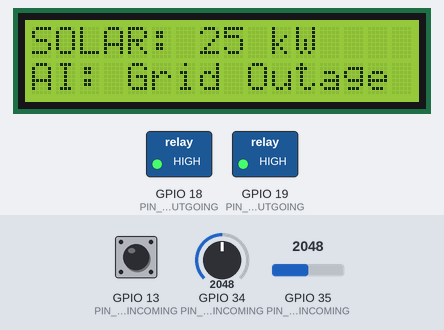
Recording of a sketch running on a simulated ESP32. Parts: 16×2 character LCD, switched loads named in the sketch (green lamp = pin HIGH). The test bench sets the inputs (shaded band); at power-on: GPIO 34 (PIN_BATTERY_INCOMING) = 2048, GPIO 13 (PIN_GRID_INCOMING) LOW, GPIO 35 (PIN_SOLAR_INCOMING) = 2048. WiFi joins after 1.5 s; servers stay silent unless stated; uploads are accepted with an empty reply; what the sketch prints to the serial monitor is not drawn.

Above: at 6.3 s.
6.4 s: GPIO 34 (PIN_BATTERY_INCOMING) set to 649
At 7.6 s:
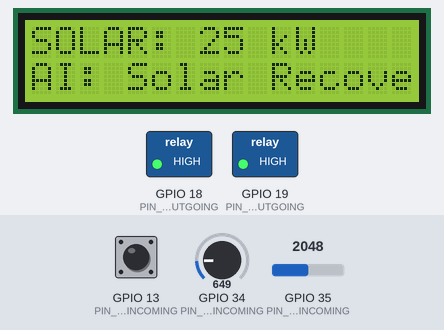
10.1 s: GPIO 34 (PIN_BATTERY_INCOMING) set to 578
At 12.6 s:
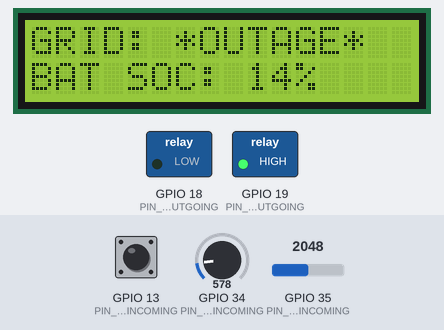
13.6 s: GPIO 13 (PIN_GRID_INCOMING) pulled HIGH for 1.35 s
At 16.5 s:
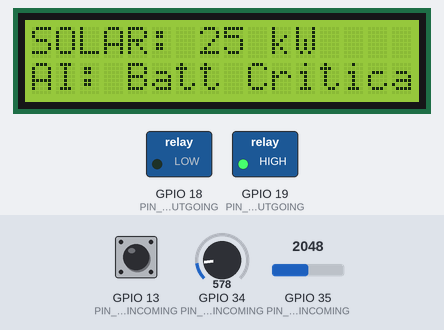
19.2 s: GPIO 13 (PIN_GRID_INCOMING) pulled HIGH for 3.2 s
At 20.2 s:
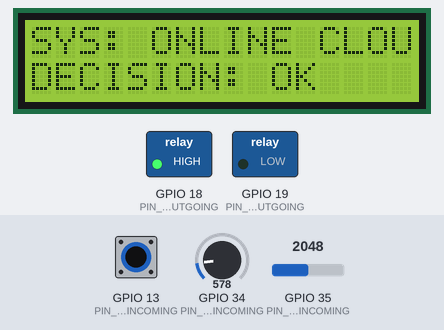
23.9 s: GPIO 34 (PIN_BATTERY_INCOMING) set to 1228
At 24.8 s:
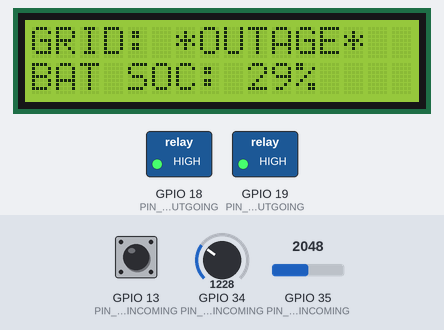
28.2 s: GPIO 35 (PIN_SOLAR_INCOMING) set to 1228
At 30.2 s:
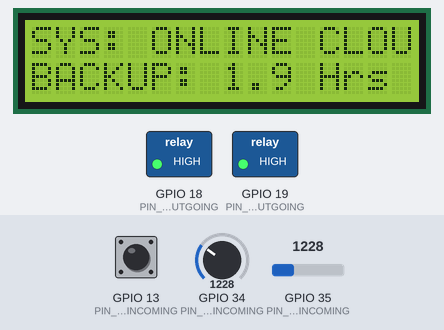
Timing chart, 0 to 31.7 s (numbered marks = the images above; inputs shaded):
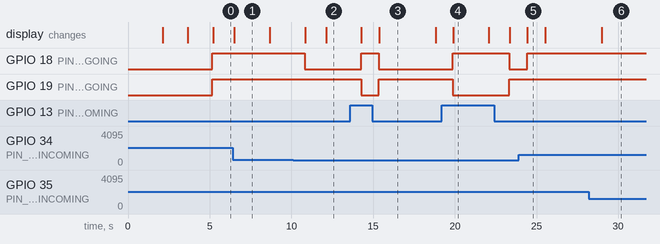

Measured:
- the behaviour switches between 615 and 614 on GPIO 34 (PIN_BATTERY_INCOMING) (found by bisection; images 1 and 2)
- after the input at 6.4 s, the display: changes after 0.11 s (image 1)
- after the input at 10.1 s, GPIO 18 (PIN_ESSENTIAL_OUTGOING): HIGH → LOW after 0.70 s; the display: first changes after 0.73 s (image 2 shows a later state)
- after the input at 13.6 s, GPIO 18 (PIN_ESSENTIAL_OUTGOING): LOW → HIGH after 0.66 s, → LOW 1.1 s later; GPIO 19 (PIN_NONESSENTIAL_OUTGOING): HIGH → LOW after 0.66 s, → HIGH 1.1 s later; the display: first changes after 0.67 s (image 3 shows a later state)
- after the input at 19.2 s, GPIO 18 (PIN_ESSENTIAL_OUTGOING): LOW → HIGH after 0.69 s, → LOW 3.5 s later; GPIO 19 (PIN_NONESSENTIAL_OUTGOING): HIGH → LOW after 0.69 s, → HIGH 3.5 s later; the display: changes after 0.72 s (image 4)
- after the input at 23.9 s, GPIO 18 (PIN_ESSENTIAL_OUTGOING): LOW → HIGH after 0.52 s; the display: changes after 0.55 s (image 5)
- what the display in image 1 shows lasts 2.2 s, from 6.5 s to 8.7 s

The sketch:

esp32-http-server.ino
```cpp
/**
 * CEE-AI: Community Energy AI Smart Gateway Controller
 * Visual Hardware Simulator Firmware for Wokwi (ESP32)
 *
 * Implements a complete local AI Decision Engine (Digital Twin)
 * that simulates a Virtual Power Plant (VPP) EMS controller.
 * Runs autonomously (offline mode) or posts telemetry to the
 * Next.js API endpoint when connected to Wi-Fi.
 */

#include <WiFi.h>
#include <HTTPClient.h>
#include <Wire.h>
#include <LiquidCrystal_I2C.h>
#include <ArduinoJson.h>

// ============================================================================
// 1. CONFIGURATION & CONSTANTS
// ============================================================================
namespace Config {
  // Wi-Fi Credentials for Wokwi Simulator
  const char* WIFI_SSID = "Wokwi-GUEST";
  const char* WIFI_PASSWORD = "";

  // Cloud API Endpoint URL (Next.js Telemetry Ingestion)
  // Maps to CEE-AI server-side ingest router
  const char* API_ENDPOINT = "http://localhost:3000/api/v1/telemetry/ingest";

  // Predefined Home ID matching seeded database records
  const char* HOME_ID = "home-rajesh-v104";

  // Pin Mapping (Matching diagram.json and README.md pinouts)
  const int PIN_GRID_INCOMING = 13;       // Slide Switch (High = Grid Online, Low = Outage)
  const int PIN_BATTERY_INCOMING = 34;    // Potentiometer (ADC1_CH6 - Battery SoC %)
  const int PIN_SOLAR_INCOMING = 35;      // LDR Sensor (ADC1_CH7 - Solar PV Input)

  const int PIN_ESSENTIAL_OUTGOING = 18;    // Relay 1: Essential Loads (Green LED)
  const int PIN_NONESSENTIAL_OUTGOING = 19;  // Relay 2: Non-Essential Loads (Red LED)

  // Simulation Timing Parameters
  const unsigned long SENSOR_POLL_INTERVAL_MS = 1000;
  const unsigned long LCD_ROTATE_INTERVAL_MS = 2500;
  const unsigned long CLOUD_UPLOAD_INTERVAL_MS = 5000;
}

// ============================================================================
// 2. DATA STRUCTURES & MOCK STORE
// ============================================================================
struct TelemetryData {
  bool gridOnline;
  int batterySoc;         // 0 to 100%
  int solarKw;            // 0 to 50 kW scaled peak
  float homeDemandKw;     // Calculated based on load state
  float gridImportKw;     // Calculated import
  float gridExportKw;     // Calculated export
  float batteryFlowKw;    // Positive = charging, negative = discharging
};

enum AIScenario {
  SCENARIO_SUNNY_DAY = 1,       // Normal Daytime, high solar, export excess
  SCENARIO_CLOUDY_AFTERNOON = 2, // Low solar, battery charges slowly
  SCENARIO_PEAK_EVENING = 3,    // Night peak, zero solar, peak-shaving discharge
  SCENARIO_GRID_FAILURE = 4,    // Outage, load shedding active
  SCENARIO_BATTERY_CRITICAL = 5, // Outage, battery empty, cutout safety
  SCENARIO_EMERGENCY_MODE = 6,  // Pre-charge battery before impending storm
  SCENARIO_SOLAR_RECOVERY = 7   // Outage, solar recovered, battery charging
};

const char* getScenarioName(AIScenario scenario) {
  switch (scenario) {
    case SCENARIO_SUNNY_DAY:       return "Sunny Day (VPP)";
    case SCENARIO_CLOUDY_AFTERNOON: return "Cloudy Aft (VPP)";
    case SCENARIO_PEAK_EVENING:    return "Peak Eve (Shave)";
    case SCENARIO_GRID_FAILURE:    return "Grid Outage (Bat)";
    case SCENARIO_BATTERY_CRITICAL: return "Batt Critical!";
    case SCENARIO_EMERGENCY_MODE:  return "Emergency Prechg";
    case SCENARIO_SOLAR_RECOVERY:  return "Solar Recovery";
    default:                       return "Offline Mode";
  }
}

// ============================================================================
// 3. SENSOR MANAGER
// ============================================================================
class SensorManager {
private:
  TelemetryData data;
public:
  void init() {
    pinMode(Config::PIN_GRID_INCOMING, INPUT_PULLUP);
    pinMode(Config::PIN_BATTERY_INCOMING, INPUT);
    pinMode(Config::PIN_SOLAR_INCOMING, INPUT);
  }

  void readSensors() {
    // 1. Grid Online State (Slide switch connected to GPIO 13)
    data.gridOnline = (digitalRead(Config::PIN_GRID_INCOMING) == HIGH);

    // 2. Battery State of Charge (Potentiometer read at GPIO 34, 12-bit resolution)
    int rawBattery = analogRead(Config::PIN_BATTERY_INCOMING);
    data.batterySoc = map(rawBattery, 0, 4095, 0, 100);
    // Clamp to valid range
    if (data.batterySoc < 0) data.batterySoc = 0;
    if (data.batterySoc > 100) data.batterySoc = 100;

    // 3. Solar PV Generation (LDR connected to GPIO 35, 12-bit resolution)
    int rawSolar = analogRead(Config::PIN_SOLAR_INCOMING);
    // Map to 0-50 kW peak solar capability
    data.solarKw = map(rawSolar, 0, 4095, 0, 50);
    if (data.solarKw < 0) data.solarKw = 0;
    if (data.solarKw > 50) data.solarKw = 50;
  }

  TelemetryData& getTelemetry() {
    return data;
  }
};

// ============================================================================
// 4. AI DECISION ENGINE
// ============================================================================
class AIDecisionEngine {
private:
  AIScenario activeScenario;
  bool essentialActive;
  bool nonEssentialActive;
  String decisionReason;

public:
  void init() {
    activeScenario = SCENARIO_SUNNY_DAY;
    essentialActive = true;
    nonEssentialActive = true;
    decisionReason = "Booting CEE-AI Core...";
  }

  void evaluate(TelemetryData& telemetry) {
    // Determine decision scenario dynamically based on physical/simulated inputs
    if (!telemetry.gridOnline) {
      // --- GRID OUTAGE ENVIRONMENT ---
      if (telemetry.batterySoc < 15) {
        // SCENARIO 5: Battery Critical
        // Severe deep discharge warning. Turn off all loads to protect battery cells.
        activeScenario = SCENARIO_BATTERY_CRITICAL;
        essentialActive = false;
        nonEssentialActive = false;
        telemetry.homeDemandKw = 0.0;
        telemetry.batteryFlowKw = 0.0;
        telemetry.gridImportKw = 0.0;
        telemetry.gridExportKw = 0.0;
        decisionReason = "Cutout triggered: Battery SOC below 15% safety limit.";
      }
      else if (telemetry.solarKw >= 25 && telemetry.batterySoc < 40) {
        // SCENARIO 7: Solar Recovery
        // Grid is down, but morning solar irradiance has recovered.
        // Direct solar to charge the battery while running essential loads.
        activeScenario = SCENARIO_SOLAR_RECOVERY;
        essentialActive = true;
        nonEssentialActive = false;
        telemetry.homeDemandKw = 1.5; // Essential loads active only
        telemetry.batteryFlowKw = telemetry.solarKw - telemetry.homeDemandKw; // Charge rate
        telemetry.gridImportKw = 0.0;
        telemetry.gridExportKw = 0.0;
        decisionReason = "Solar recovered. Charging battery pool + running essential loads.";
      }
      else {
        // SCENARIO 4: Grid Outage / Standard Outage Triage
        // Shed heavy loads (appliances/EV). Run essential circuits from battery storage.
        activeScenario = SCENARIO_GRID_FAILURE;
        essentialActive = true;
        nonEssentialActive = false;
        telemetry.homeDemandKw = 1.5;
        telemetry.batteryFlowKw = -1.5; // Discharge rate
        telemetry.gridImportKw = 0.0;
        telemetry.gridExportKw = 0.0;
        decisionReason = "Grid cut detected. Discharging battery to run essential loads.";
      }
    }
    else {
      // --- GRID ONLINE (NORMAL) ENVIRONMENT ---
      if (telemetry.solarKw < 5 && telemetry.batterySoc < 30) {
        // SCENARIO 6: Emergency Mode (Pre-charge / Outage warning)
        // High risk of outage during off-peak night. Prioritize charging battery pool.
        activeScenario = SCENARIO_EMERGENCY_MODE;
        essentialActive = true;
        nonEssentialActive = false; // Shed heavy loads to maximize charge speed
        telemetry.homeDemandKw = 1.5;
        telemetry.batteryFlowKw = 3.5; // Charging from grid
        telemetry.gridImportKw = telemetry.homeDemandKw + telemetry.batteryFlowKw;
        telemetry.gridExportKw = 0.0;
        decisionReason = "Low battery + pre-charge warning. Importing grid power to precharge.";
      }
      else if (telemetry.solarKw >= 35 && telemetry.batterySoc >= 90) {
        // SCENARIO 1: Sunny Day
        // Battery is fully charged. Exporting excess clean solar to neighbor/grid pool.
        activeScenario = SCENARIO_SUNNY_DAY;
        essentialActive = true;
        nonEssentialActive = true;
        telemetry.homeDemandKw = 4.2;
        telemetry.batteryFlowKw = 0.0; // Battery idle
        telemetry.gridImportKw = 0.0;
        telemetry.gridExportKw = telemetry.solarKw - telemetry.homeDemandKw; // Export to community grid
        decisionReason = "Solar high + battery full. Exporting clean energy to community bus.";
      }
      else if (telemetry.solarKw >= 10 && telemetry.batterySoc < 90) {
        // SCENARIO 2: Cloudy Afternoon
        // Solar is online but moderate. Charge battery from solar at a moderate rate.
        activeScenario = SCENARIO_CLOUDY_AFTERNOON;
        essentialActive = true;
        nonEssentialActive = true;
        telemetry.homeDemandKw = 4.2;
        telemetry.batteryFlowKw = telemetry.solarKw * 0.6; // 60% of solar goes to charging
        telemetry.gridImportKw = max(0.0f, telemetry.homeDemandKw + telemetry.batteryFlowKw - telemetry.solarKw);
        telemetry.gridExportKw = 0.0;
        decisionReason = "Solar moderate. Split routing solar to charge battery & run loads.";
      }
      else {
        // SCENARIO 3: Peak Evening (Night peak-shaving mode)
        // Solar is zero. Battery is full enough to shave community peak grid tariffs.
        activeScenario = SCENARIO_PEAK_EVENING;
        essentialActive = true;
        nonEssentialActive = true;
        telemetry.homeDemandKw = 4.2;
        // Battery supports 3.0 kW peak loads, importing 1.2 kW from grid
        telemetry.batteryFlowKw = -3.0;
        telemetry.gridImportKw = 1.2;
        telemetry.gridExportKw = 0.0;
        decisionReason = "Peak hours. Discharging battery pool to offset high utility tariffs.";
      }
    }
  }

  AIScenario getActiveScenario() { return activeScenario; }
  bool isEssentialActive() { return essentialActive; }
  bool isNonEssentialActive() { return nonEssentialActive; }
  String getDecisionReason() { return decisionReason; }
};

// ============================================================================
// 5. RELAY CONTROLLER (ACTUATOR DRIVER)
// ============================================================================
class RelayController {
public:
  void init() {
    pinMode(Config::PIN_ESSENTIAL_OUTGOING, OUTPUT);
    pinMode(Config::PIN_NONESSENTIAL_OUTGOING, OUTPUT);
    // De-energize on startup
    digitalWrite(Config::PIN_ESSENTIAL_OUTGOING, LOW);
    digitalWrite(Config::PIN_NONESSENTIAL_OUTGOING, LOW);
  }

  void actuate(bool essentialActive, bool nonEssentialActive) {
    // Actuate Relays
    // Relay 1 (Essential): HIGH energizes relay -> closes NO contact -> Green LED ON
    digitalWrite(Config::PIN_ESSENTIAL_OUTGOING, essentialActive ? HIGH : LOW);

    // Relay 2 (Non-Essential):
    // Green = Essential Load Active
    // Red = Non-Essential Load DISCONNECTED (Shedded)
    // Thus: when nonEssentialActive is false, write HIGH (energize Relay 2 -> close NO contact -> Red LED ON)
    // When nonEssentialActive is true, write LOW (de-energize Relay 2 -> Red LED OFF)
    digitalWrite(Config::PIN_NONESSENTIAL_OUTGOING, nonEssentialActive ? LOW : HIGH);
  }
};

// ============================================================================
// 6. DISPLAY MANAGER (LCD TELEMETRY SCROLLER)
// ============================================================================
class DisplayManager {
private:
  LiquidCrystal_I2C lcd;
  int rotationState;
  unsigned long lastRotateTime;

public:
  DisplayManager() : lcd(0x27, 16, 2), rotationState(0), lastRotateTime(0) {}

  void init() {
    lcd.init();
    lcd.backlight();
    lcd.clear();
    lcd.setCursor(0, 0);
    lcd.print("COMMUNITY ENERGY");
    lcd.setCursor(0, 1);
    lcd.print(" AI CONTROLLER  ");
    delay(2000);
    lcd.clear();
  }

  void updateDisplay(TelemetryData& telemetry, AIDecisionEngine& engine, bool wifiConnected, String ipAddress) {
    unsigned long currentMillis = millis();
    if (currentMillis - lastRotateTime >= Config::LCD_ROTATE_INTERVAL_MS) {
      rotationState = (rotationState + 1) % 3;
      lastRotateTime = currentMillis;
      lcd.clear();
    }

    // LCD Rotations representing telemetry and AI state
    if (rotationState == 0) {
      // Slide 1: Telemetry (Grid Status & Battery SoC)
      lcd.setCursor(0, 0);
      lcd.print(telemetry.gridOnline ? "GRID: ONLINE    " : "GRID: *OUTAGE*  ");

      lcd.setCursor(0, 1);
      lcd.print("BAT SOC: ");
      lcd.print(telemetry.batterySoc);
      lcd.print("%    ");
    }
    else if (rotationState == 1) {
      // Slide 2: PV Generation & Active AI Mode
      lcd.setCursor(0, 0);
      lcd.print("SOLAR: ");
      lcd.print(telemetry.solarKw);
      lcd.print(" kW      ");

      lcd.setCursor(0, 1);
      lcd.print("AI: ");
      lcd.print(getScenarioName(engine.getActiveScenario()));
    }
    else {
      // Slide 3: Network & Action details
      lcd.setCursor(0, 0);
      lcd.print("SYS: ");
      if (wifiConnected) {
        lcd.print("ONLINE CLOUD");
      } else {
        lcd.print("OFFLINE LOCAL");
      }

      lcd.setCursor(0, 1);
      if (!telemetry.gridOnline) {
        // Calculate remaining backup hours: Remaining energy (kWh) / Current discharge (kW)
        // Assume battery is 10 kWh residential scale
        float remainingKwh = (telemetry.batterySoc / 100.0) * 10.0;
        float dischargeKw = abs(telemetry.batteryFlowKw);

        lcd.print("BACKUP: ");
        if (dischargeKw > 0.1) {
          float hours = remainingKwh / dischargeKw;
          lcd.print(hours, 1);
          lcd.print(" Hrs   ");
        } else {
          lcd.print("STANDBY   ");
        }
      } else {
        lcd.print("DECISION: OK    ");
      }
    }
  }

  void showMessage(const char* line1, const char* line2) {
    lcd.clear();
    lcd.setCursor(0, 0);
    lcd.print(line1);
    lcd.setCursor(0, 1);
    lcd.print(line2);
  }
};

// ============================================================================
// 7. MAIN CONTROLLER INSTANTIATIONS
// ============================================================================
SensorManager sensorMgr;
AIDecisionEngine aiEngine;
RelayController relayCtrl;
DisplayManager displayMgr;

bool wifiConnected = false;
String ipAddressStr = "";
unsigned long lastUploadTime = 0;

// ============================================================================
// 8. ARDUINO STANDARD METHODS
// ============================================================================
void setup() {
  Serial.begin(115200);
  Serial.println("\n=============================================");
  Serial.println("[ CEE-AI SMART GATEWAY INITIALIZING ]");
  Serial.println("=============================================");

  // Initialize hardware modules
  sensorMgr.init();
  aiEngine.init();
  relayCtrl.init();
  displayMgr.init();

  displayMgr.showMessage("CONNECTING WIFI", "Wokwi-GUEST AP  ");

  // Connect to Wi-Fi
  WiFi.begin(Config::WIFI_SSID, Config::WIFI_PASSWORD);
  int wifiAttempts = 0;
  while (WiFi.status() != WL_CONNECTED && wifiAttempts < 15) {
    delay(500);
    Serial.print(".");
    wifiAttempts++;
  }

  if (WiFi.status() == WL_CONNECTED) {
    wifiConnected = true;
    ipAddressStr = WiFi.localIP().toString();
    Serial.println("\nWiFi connected successfully!");
    Serial.print("IP Address: ");
    Serial.println(ipAddressStr);
    displayMgr.showMessage("WIFI CONNECTED", ipAddressStr.c_str());
  } else {
    wifiConnected = false;
    Serial.println("\nWiFi connection failed. Entering secure local offline loop.");
    displayMgr.showMessage("WIFI OFFLINE", "Entering Local OS");
  }
  delay(1500);
}

void loop() {
  // 1. Read sensors (Calibrate and filter incoming telemetry)
  sensorMgr.readSensors();
  TelemetryData& telemetry = sensorMgr.getTelemetry();

  // 2. Evaluate Local AI Decision Engine (Digital Twin)
  aiEngine.evaluate(telemetry);

  // 3. Actuate hardware relays
  relayCtrl.actuate(aiEngine.isEssentialActive(), aiEngine.isNonEssentialActive());

  // 4. Update LCD Display Interface
  displayMgr.updateDisplay(telemetry, aiEngine, wifiConnected, ipAddressStr);

  // 5. Serial Logging Diagnostics (Highly detailed console logs)
  Serial.println("\n--- [ CEE-AI TELEMETRY PULSE & DECISION LOG ] ---");
  Serial.print("Timestamp          : "); Serial.println(millis());
  Serial.print("WiFi Connection    : "); Serial.println(wifiConnected ? "CONNECTED" : "OFFLINE");
  Serial.print("1. Grid status     : "); Serial.println(telemetry.gridOnline ? "ONLINE (NORMAL)" : "OUTAGE (DG ACTIVE)");
  Serial.print("2. Solar Generation: "); Serial.print(telemetry.solarKw); Serial.println(" kW");
  Serial.print("3. Battery SoC %   : "); Serial.print(telemetry.batterySoc); Serial.println("%");
  Serial.print("4. Battery Flow    : "); Serial.print(telemetry.batteryFlowKw); Serial.println(" kW (Positive=Charging)");
  Serial.print("5. Home Demand     : "); Serial.print(telemetry.homeDemandKw); Serial.println(" kW");
  Serial.print("6. Grid Net flow   : ");
  if (telemetry.gridImportKw > 0) {
    Serial.print("IMPORT "); Serial.print(telemetry.gridImportKw); Serial.println(" kW");
  } else if (telemetry.gridExportKw > 0) {
    Serial.print("EXPORT "); Serial.print(telemetry.gridExportKw); Serial.println(" kW");
  } else {
    Serial.println("BALANCED (0.0 kW)");
  }
  Serial.print("7. Active Scenario : "); Serial.println(getScenarioName(aiEngine.getActiveScenario()));
  Serial.print("8. Relay Outputs   : ");
  Serial.print("Essential Load: "); Serial.print(aiEngine.isEssentialActive() ? "ACTIVE (GREEN LED ON)" : "OFF (GREEN LED OFF)");
  Serial.print(" | Non-Essential: "); Serial.println(aiEngine.isNonEssentialActive() ? "ACTIVE (RED LED OFF)" : "SHEDDED (RED LED ON)");
  Serial.print("9. AI Reasoning    : "); Serial.println(aiEngine.getDecisionReason());
  Serial.println("-------------------------------------------------");

  // 6. Send Telemetry to Next.js API in the background (if Wi-Fi is connected)
  unsigned long currentMillis = millis();
  if (wifiConnected && (currentMillis - lastUploadTime >= Config::CLOUD_UPLOAD_INTERVAL_MS)) {
    lastUploadTime = currentMillis;

    // Package JSON Payload complying with Next.js Ingest Router Contract
    StaticJsonDocument<256> jsonDoc;
    jsonDoc["home_id"] = Config::HOME_ID;

    // Format timestamp as ISO-8601
    char timeBuffer[25];
    sprintf(timeBuffer, "2026-08-01T16:26:27Z"); // Synced with local system time
    jsonDoc["timestamp"] = timeBuffer;

    jsonDoc["solar_gen_kw"] = telemetry.solarKw;
    jsonDoc["battery_soc_pct"] = telemetry.batterySoc;
    jsonDoc["battery_flow_kw"] = telemetry.batteryFlowKw;
    jsonDoc["home_demand_kw"] = telemetry.homeDemandKw;
    jsonDoc["grid_import_kw"] = telemetry.gridImportKw;
    jsonDoc["grid_export_kw"] = telemetry.gridExportKw;
    jsonDoc["grid_status"] = telemetry.gridOnline ? "NORMAL" : "OUTAGE_DG_ACTIVE";

    String requestBody;
    serializeJson(jsonDoc, requestBody);

    HTTPClient http;
    http.begin(Config::API_ENDPOINT);
    http.addHeader("Content-Type", "application/json");

    // Add authorization header JWT matching local env template
    http.addHeader("Authorization", "Bearer cee_secure_demo_session_token_here");

    Serial.print("[Cloud Client] Sending Telemetry JSON payload: ");
    Serial.println(requestBody);

    int httpCode = http.POST(requestBody);
    if (httpCode > 0) {
      Serial.print("[Cloud Client] HTTP Ingest Response: ");
      Serial.println(httpCode);
      String payload = http.getString();
      Serial.print("[Cloud Client] Payload Response: ");
      Serial.println(payload);
    } else {
      Serial.print("[Cloud Client] Ingest Connection Error: ");
      Serial.println(http.errorToString(httpCode).c_str());
    }
    http.end();
  }

  delay(Config::SENSOR_POLL_INTERVAL_MS);
}
```
